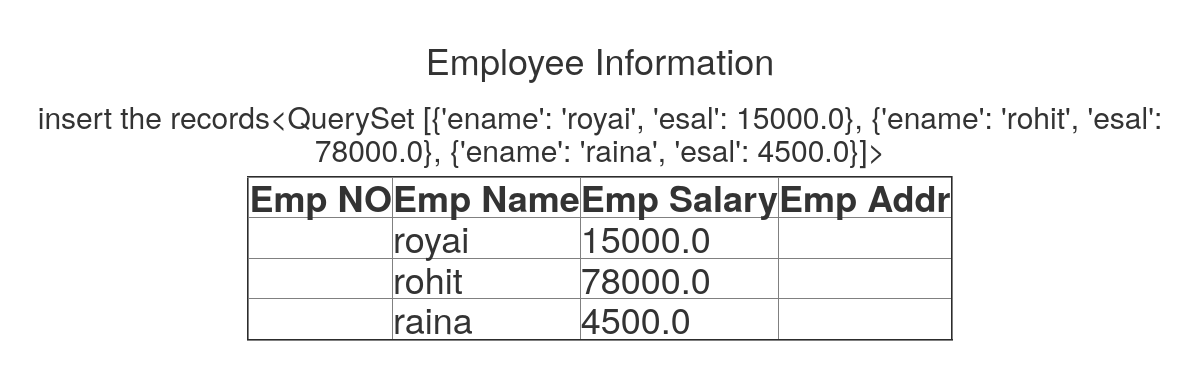
Before: / with the older database file.
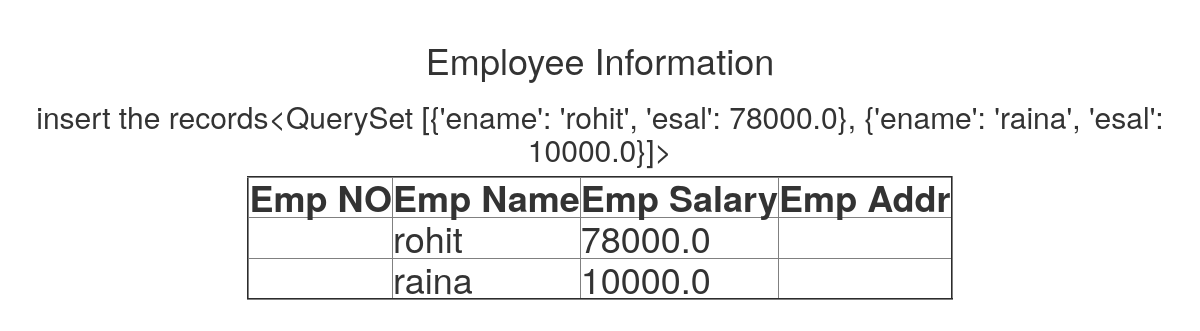
After: the same page with the newer database file.
### testapp/models.py (models this page shows)
class Employee(models.Model):
    eno=models.IntegerField()
    ename=models.CharField(max_length=65)
    esal=models.FloatField()
    eaddr=models.CharField(max_length=256)
    objects=CustomManager()

### testapp/views.py (the view)
# urls.py: path('',views.display_view),
def display_view(request):
    qs=Employee.objects.filter(ename__startswith='r').values('ename','esal')
    print(qs.query)
    return render(request,'testapp/index.html',{'employee':qs})

### testapp/templates/testapp/index.html
<!DOCTYPE html>
{%extends 'testapp/base.html'%}
  {%block body_block%}
<h1>Employee Information</h1>
<h2>insert the records{{employee}}</h2>
   <table border="2">
       <thead>
        <th>Emp NO</th>
        <th>Emp Name</th>
       <th>Emp Salary</th>
       <th>Emp Addr</th>
       </thead>
       {%for emp in employee%}
       <tr>
           <td>{{emp.eno}}</td>
           <td>{{emp.ename}}</td>
           <td>{{emp.esal}}</td>
           <td>{{emp.eaddr}}</td>
       </tr>
       {%endfor%}
   </table>
  {%endblock%}

### testapp/templates/testapp/base.html (shortened to what this page needs)
<!DOCTYPE html>
<html lang='en' dir='ltr'>
 <head>
<link rel="stylesheet" href="https://maxcdn.bootstrapcdn.com/bootstrap/3.3.7/css/bootstrap.min.css"
integrity="sha384-BVYiiSIFeK1dGmJRAkycuHAHRg32OmUcww7on3RYdg4Va+PmSTsz/K68vbdEjh4u">
 </head>
 <body>
 <h1>{{emp}}
  <div class="container" align="center">
   {%block body_block%}
   {%endblock%}
 </div>
</body>
</html>

Changed rows visible on the page:
no longer on this page (row edited): Employee: ename "royai", esal "15000.0"
changed Employee "raina": esal "4500.0" → "10000.0"
Other visible differences:
{{ employee }}: "<QuerySet [{'ename': 'royai', 'esal': 15000.0}, {'ename': 'rohit', 'esal': 78000.0}, {'ename': 'raina', 'esal': 4500.0}]>" → "<QuerySet [{'ename': 'rohit', 'esal': 78000.0}, {'ename': 'raina', 'esal': 10000.0}]>"
